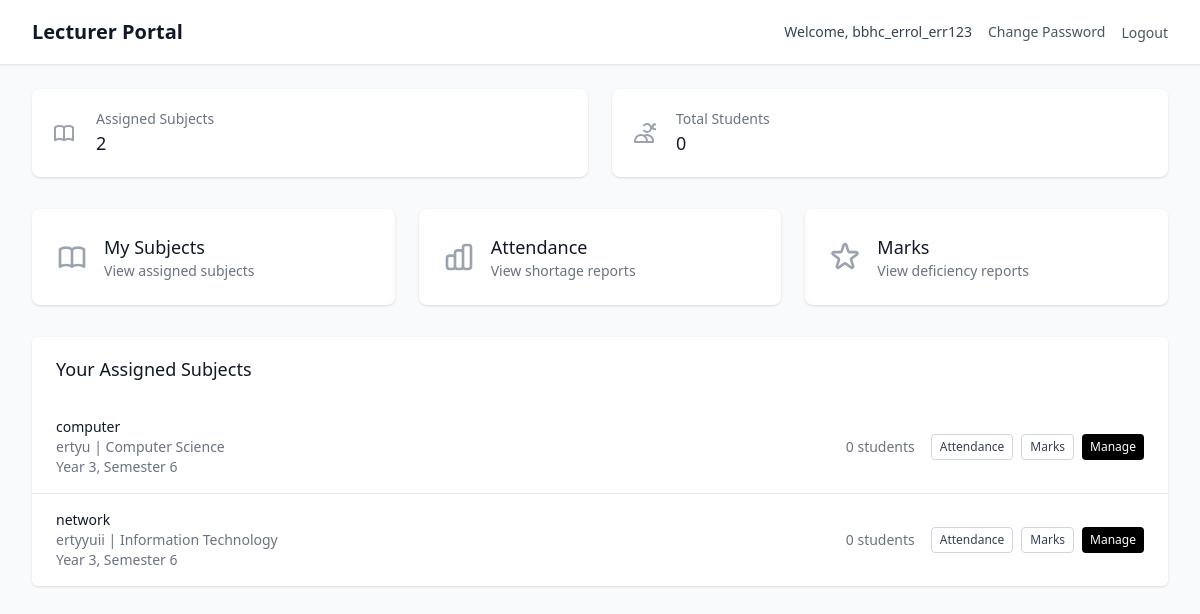
The app's page /lecturer/dashboard (signed in) with its own data.
### models/user.py (models this page shows, shortened)
class Lecturer(db.Model):
    __tablename__ = 'lecturer'
    id = db.Column(db.Integer, primary_key=True)
    lecturer_id = db.Column(db.String(20), unique=True, nullable=False, index=True)
    name = db.Column(db.String(100), nullable=False)
    username = db.Column(db.String(80), unique=True, nullable=False, index=True)
    password_hash = db.Column(db.String(120), nullable=False)
    password_encrypted = db.Column(db.Text, nullable=True)  # Encrypted password for management access
    email = db.Column(db.String(120), unique=True, nullable=True)
    created_at = db.Column(db.DateTime, default=datetime.utcnow)
    last_login = db.Column(db.DateTime)
    is_active = db.Column(db.Boolean, default=True)
    subject_assignments = db.relationship('SubjectAssignment', backref='lecturer', lazy='dynamic')
    attendance_records = db.relationship('AttendanceRecord', backref='lecturer', lazy='dynamic')
    monthly_summaries = db.relationship('MonthlyAttendanceSummary', backref='lecturer', lazy='dynamic')
    student_marks = db.relationship('StudentMarks', backref='lecturer', lazy='dynamic')
    def get_assigned_subjects(self):
        from datetime import datetime
        current_year = datetime.now().year
        active_assignments_current_year = (
            self.subject_assignments
                .filter_by(academic_year=current_year, is_active=True)
                .all()
        )
        return [assignment.subject for assignment in active_assignments_current_year]

### models/academic.py (models this page shows, shortened)
class Subject(db.Model):
    __tablename__ = 'subject'
    id = db.Column(db.Integer, primary_key=True)
    name = db.Column(db.String(100), nullable=False)
    code = db.Column(db.String(20), nullable=False, index=True)
    course_id = db.Column(db.Integer, db.ForeignKey('course.id'), nullable=False)
    semester = db.Column(db.Integer, nullable=False)
    year = db.Column(db.Integer, nullable=False)
    credits = db.Column(db.Integer, default=3)
    description = db.Column(db.Text, nullable=True)
    created_at = db.Column(db.DateTime, default=datetime.utcnow)
    is_active = db.Column(db.Boolean, default=True)
    assignments = db.relationship('SubjectAssignment', backref='subject', lazy='dynamic')
    enrollments = db.relationship('StudentEnrollment', backref='subject', lazy='dynamic')
    attendance_records = db.relationship('AttendanceRecord', backref='subject', lazy='dynamic')
    monthly_summaries = db.relationship('MonthlyAttendanceSummary', backref='subject', lazy='dynamic')
    student_marks = db.relationship('StudentMarks', backref='subject', lazy='dynamic')
    __table_args__ = (db.UniqueConstraint('code', 'course_id', name='unique_subject_code_per_course'),)
    def get_enrolled_students_count(self):
        return self.enrollments.filter_by(is_active=True).count()

class Course(db.Model):
    __tablename__ = 'course'
    id = db.Column(db.Integer, primary_key=True)
    name = db.Column(db.String(100), nullable=False)
    code = db.Column(db.String(20), unique=True, nullable=False, index=True)
    description = db.Column(db.Text, nullable=True)
    duration_years = db.Column(db.Integer, default=3, nullable=False)
    total_semesters = db.Column(db.Integer, default=6, nullable=False)
    created_at = db.Column(db.DateTime, default=datetime.utcnow)
    is_active = db.Column(db.Boolean, default=True)
    students = db.relationship('Student', backref='course', lazy='dynamic')
    subjects = db.relationship('Subject', backref='course', lazy='dynamic')

### routes/auth.py (the view)
        def decorated_function(*args, **kwargs):
            if not SessionManager.is_authenticated(session):
                flash('Please log in to access this page', 'error')
                return redirect(url_for('auth.index'))
            if user_type:
                if user_type == 'management' and not SessionManager.is_management(session):
                    flash('Access denied. Management login required.', 'error')
                    return redirect(url_for('auth.management_login'))
                elif user_type == 'lecturer' and not SessionManager.is_lecturer(session):
                    flash('Access denied. Lecturer login required.', 'error')
                    return redirect(url_for('auth.lecturer_login'))
            return f(*args, **kwargs)

### app.py (called while the page is built)
def create_app():
    app = Flask(__name__)
    app.config.from_object(Config)
    db.init_app(app)
    csrf = CSRFProtect(app)
    @app.context_processor
    def inject_csrf_token():
        from flask_wtf.csrf import generate_csrf
        return dict(csrf_token=generate_csrf)
    from routes.auth import auth_bp
    from routes.management import management_bp
    from routes.lecturer import lecturer_bp
    app.register_blueprint(auth_bp)
    app.register_blueprint(management_bp, url_prefix='/management')
    app.register_blueprint(lecturer_bp, url_prefix='/lecturer')
    init_db(app)
    return app

### routes/auth.py (called while the page is built)
@auth_bp.app_context_processor
def inject_user():
    return {
        'current_user': SessionManager.get_session_info(session),
        'is_authenticated': SessionManager.is_authenticated(session),
        'is_management': SessionManager.is_management(session),
        'is_lecturer': SessionManager.is_lecturer(session)
    }

### routes/lecturer.py (called while the page is built)
@lecturer_bp.route('/dashboard')
@login_required('lecturer')
def dashboard():
    try:
        lecturer_id = session.get('user_id')
        stats = LecturerService.get_lecturer_dashboard_stats(lecturer_id)
        return render_template('lecturer/dashboard.html', stats=stats)
    except Exception as e:
        flash(f'Error loading dashboard: {str(e)}', 'error')
        return render_template('lecturer/dashboard.html', stats={})

### services/auth_service.py (called while the page is built)
    @staticmethod
    def is_authenticated(session):
        return 'user_type' in session and 'user_id' in session

    @staticmethod
    def is_management(session):
        return session.get('user_type') == 'management'

    @staticmethod
    def is_lecturer(session):
        return session.get('user_type') == 'lecturer'

    @staticmethod
    def get_session_info(session):
        if not SessionManager.is_authenticated(session):
            return None
        return {
            'user_type': session.get('user_type'),
            'user_id': session.get('user_id'),
            'username': session.get('username'),
            'login_time': session.get('login_time')
        }

### templates/lecturer/dashboard.html (shortened to what this page needs)
{% extends "base.html" %}
{% block content %}
<div class="min-h-screen bg-gray-50">
    <nav class="bg-white shadow-sm border-b border-gray-200">
        <div class="max-w-7xl mx-auto px-4 sm:px-6 lg:px-8">
            <div class="flex justify-between items-center h-16">
                <div class="flex items-center">
                    <h1 class="text-lg sm:text-xl font-semibold text-gray-900">Lecturer Portal</h1>
                </div>
                <div class="hidden md:flex items-center space-x-4">
                    <span class="text-sm text-gray-700">Welcome, {{ current_user.username }}</span>
                    <a href="{{ url_for('auth.change_password') }}" class="text-sm text-gray-600 hover:text-black">Change Password</a>
                    <form method="POST" action="{{ url_for('auth.logout') }}" class="inline">
                        <button type="submit" class="text-sm text-gray-600 hover:text-black">Logout</button>
                    </form>
                </div>
            </div>
        </div>
    </nav>
    <div class="max-w-7xl mx-auto py-6 sm:px-6 lg:px-8">
        <div class="grid grid-cols-1 md:grid-cols-2 gap-6 mb-8">
            <div class="bg-white overflow-hidden shadow rounded-lg">
                <div class="p-5">
                    <div class="flex items-center">
                        <div class="flex-shrink-0">
                        </div>
                        <div class="ml-5 w-0 flex-1">
                            <dl>
                                <dt class="text-sm font-medium text-gray-500 truncate">Assigned Subjects</dt>
                                <dd class="text-lg font-medium text-gray-900">{{ stats.total_subjects or 0 }}</dd>
                            </dl>
                        </div>
                    </div>
                </div>
            </div>
            <div class="bg-white overflow-hidden shadow rounded-lg">
                <div class="p-5">
                    <div class="flex items-center">
                        <div class="flex-shrink-0">
                            <svg class="h-6 w-6 text-gray-400" fill="none" stroke="currentColor" viewBox="0 0 24 24">
                                <path stroke-linecap="round" stroke-linejoin="round" stroke-width="2" d="M12 4.354a4 4 0 110 5.292M15 21H3v-1a6 6 0 0112 0v1zm0 0h6v-1a6 6 0 00-9-5.197m13.5-9a2.5 2.5 0 11-5 0 2.5 2.5 0 015 0z"></path>
                            </svg>
                        </div>
                        <div class="ml-5 w-0 flex-1">
                            <dl>
                                <dt class="text-sm font-medium text-gray-500 truncate">Total Students</dt>
                                <dd class="text-lg font-medium text-gray-900">{{ stats.total_students or 0 }}</dd>
                            </dl>
                        </div>
                    </div>
                </div>
            </div>
        </div>
        <div class="grid grid-cols-1 sm:grid-cols-2 lg:grid-cols-3 gap-4 sm:gap-6 mb-8">
            <a href="{{ url_for('lecturer.subjects') }}" class="bg-white overflow-hidden shadow rounded-lg hover:shadow-md transition-shadow active:bg-gray-50">
                <div class="p-4 sm:p-6">
                    <div class="flex items-center">
                        <div class="flex-shrink-0">
                        </div>
                        <div class="ml-3 sm:ml-4 min-w-0 flex-1">
                            <h3 class="text-base sm:text-lg font-medium text-gray-900 truncate">My Subjects</h3>
                            <p class="text-xs sm:text-sm text-gray-500">View assigned subjects</p>
                        </div>
                    </div>
                </div>
            </a>
            <a href="{{ url_for('lecturer.attendance_shortage_report') }}" class="bg-white overflow-hidden shadow rounded-lg hover:shadow-md transition-shadow active:bg-gray-50">
                <div class="p-4 sm:p-6">
                    <div class="flex items-center">
                        <div class="flex-shrink-0">
                        </div>
                        <div class="ml-3 sm:ml-4 min-w-0 flex-1">
                            <h3 class="text-base sm:text-lg font-medium text-gray-900 truncate">Attendance</h3>
                            <p class="text-xs sm:text-sm text-gray-500">View shortage reports</p>
                        </div>
                    </div>
                </div>
            </a>
            <a href="{{ url_for('lecturer.marks_deficiency_report') }}" class="bg-white overflow-hidden shadow rounded-lg hover:shadow-md transition-shadow active:bg-gray-50">
                <div class="p-4 sm:p-6">
                    <div class="flex items-center">
                        <div class="flex-shrink-0">
                        </div>
                        <div class="ml-3 sm:ml-4 min-w-0 flex-1">
                            <h3 class="text-base sm:text-lg font-medium text-gray-900 truncate">Marks</h3>
                            <p class="text-xs sm:text-sm text-gray-500">View deficiency reports</p>
                        </div>
                    </div>
                </div>
            </a>
        </div>
        {% if stats.assigned_subjects %}
        <div class="bg-white shadow overflow-hidden sm:rounded-md mb-8">
            <div class="px-4 py-5 sm:px-6">
                <h3 class="text-lg leading-6 font-medium text-gray-900">Your Assigned Subjects</h3>
            </div>
            <ul class="divide-y divide-gray-200">
                {% for subject in stats.assigned_subjects %}
                <li class="px-4 py-4 sm:px-6">
                    <div class="flex flex-col sm:flex-row sm:items-center sm:justify-between space-y-2 sm:space-y-0">
                        <div class="min-w-0 flex-1">
                            <p class="text-sm font-medium text-gray-900 truncate">{{ subject.name }}</p>
                            <p class="text-xs sm:text-sm text-gray-500">{{ subject.code }} | {{ subject.course.name if subject.course else 'N/A' }}</p>
                            <p class="text-xs sm:text-sm text-gray-500">Year {{ subject.year }}, Semester {{ subject.semester }}</p>
                        </div>
                        <div class="flex items-center justify-between sm:justify-end sm:space-x-4">
                            <span class="text-xs sm:text-sm text-gray-500">{{ subject.get_enrolled_students_count() }} students</span>
                            <div class="flex space-x-2">
                                <a href="{{ url_for('lecturer.attendance_management', subject_id=subject.id) }}"
                                   class="inline-flex items-center px-2 py-1 border border-gray-300 rounded text-xs font-medium text-gray-700 bg-white hover:bg-gray-50 active:bg-gray-100">
                                    Attendance
                                </a>
                                <a href="{{ url_for('lecturer.marks_management', subject_id=subject.id) }}"
                                   class="inline-flex items-center px-2 py-1 border border-gray-300 rounded text-xs font-medium text-gray-700 bg-white hover:bg-gray-50 active:bg-gray-100">
                                    Marks
                                </a>
                                <a href="{{ url_for('lecturer.subject_students', subject_id=subject.id) }}"
                                   class="inline-flex items-center px-2 py-1 bg-black text-white rounded text-xs font-medium hover:bg-gray-800 active:bg-gray-900">
                                    Manage
                                </a>
                            </div>
                        </div>
                    </div>
                </li>
                {% endfor %}
            </ul>
        </div>
        {% endif %}
    </div>
</div>
{% endblock %}

### records on screen
Lecturer: username "bbhc_errol_err123"
Subject: name "computer", code "ertyu", course "Computer Science", year "3", semester "6", get_enrolled_students_count "0"
Subject: name "network", code "ertyyuii", course "Information Technology", year "3", semester "6", get_enrolled_students_count "0"

### other values on screen
{{ stats.total_subjects or 0 }} "2"
{{ stats.total_students or 0 }} "0"
